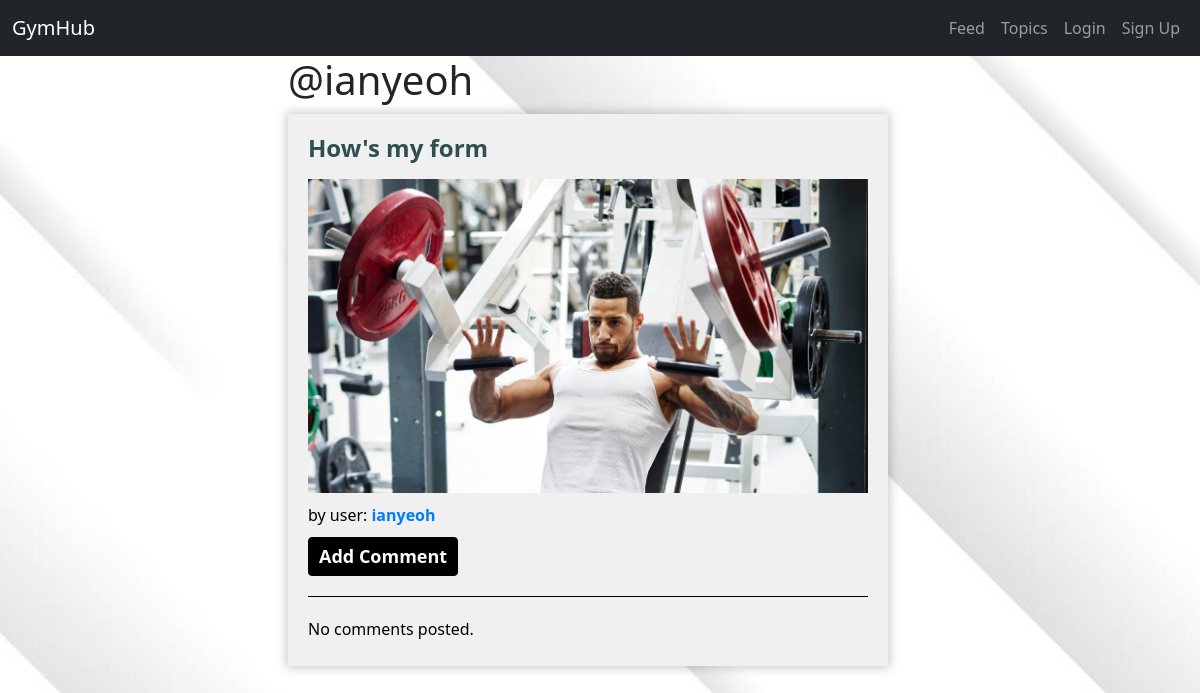
Before: /posts/by/ianyeoh/ with the older database file.
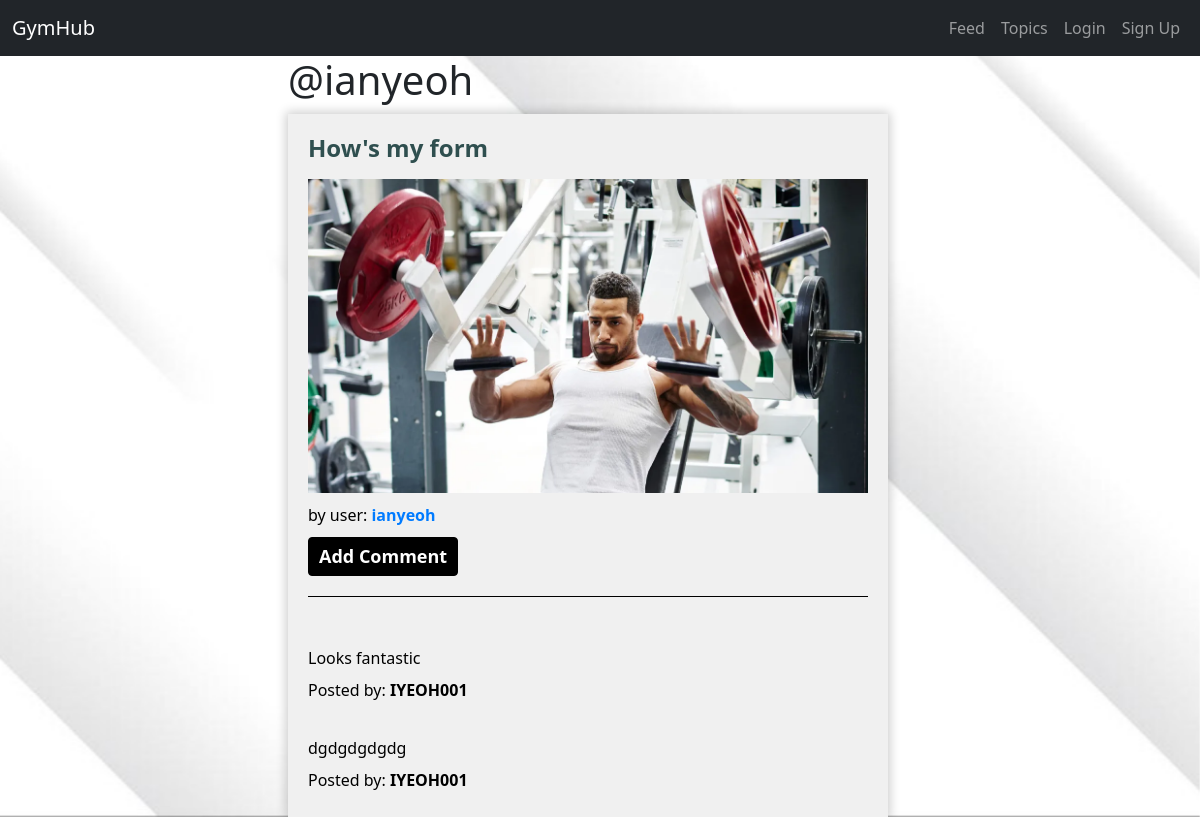
After: the same page with the newer database file.
### posts/models.py (models this page shows, shortened)
class Post(models.Model):
    user = models.ForeignKey(User, related_name="posts",
                             on_delete=models.CASCADE)
    created_at = models.DateTimeField(auto_now=True)
    message = models.TextField()
    message_html = models.TextField(editable=False)
    group = models.ForeignKey(
        Group, related_name="posts", null=True, blank=True, on_delete=models.CASCADE)
    image = models.ImageField(upload_to='images/', null=True, blank=True)
    class Meta:
        ordering = ["-created_at"]

class Comment(models.Model):
    post = models.ForeignKey(Post, related_name='comments', on_delete=models.CASCADE)
    author = models.ForeignKey(User, related_name='comments', on_delete=models.CASCADE)
    text = models.TextField(validators=[MaxLengthValidator(2200)])
    created_at = models.DateTimeField(auto_now_add=True)
    updated_at = models.DateTimeField(auto_now=True)
    class Meta:
        ordering = ['-created_at']

### posts/views.py (the view)
# urls.py: path("by/<username>/", views.UserPosts.as_view(), name="for_user"),
class UserPosts(generic.ListView):
    model = models.Post
    template_name = "posts/user_post_list.html"
    def get_queryset(self):
        try:
            self.post_user = User.objects.prefetch_related("posts").get(
                username__iexact=self.kwargs.get("username")
            )
        except User.DoesNotExist:
            raise Http404
        else:
            return self.post_user.posts.all()
    def get_context_data(self, **kwargs):
        context = super().get_context_data(**kwargs)
        context["post_user"] = self.post_user
        context['comment_form']= CommentForm()
        return context

### posts/templates/posts/user_post_list.html (shortened to what this page needs)
{% extends 'posts/post_base.html' %}
{% block prepost %}
<div class="container">
<div class="'col-md-4">
	<h1>@{{post_user.username}}</h1>
</div>
{% endblock %}
{% block post_content %}
{% load static %}
<div class="col-md-8">
	{% for post in post_list %}
	{% include 'posts/_post.html' %}
	{% endfor %}
</div>
</div>
{% endblock %}

### posts/templates/posts/_post.html (shortened to what this page needs)
{% load static %}
{% block extra_css %}
<link rel="stylesheet" type="text/css" href="{% static 'css/posts.css' %}">
{% endblock %}
<div class="post media">
	<a href="{% url 'posts:single' username=post.user.username pk=post.pk %}" title=""><h3>{{post.message_html|safe}}</h3></a>
	<div class="media-body">
		{% if post.image %}
		<div class="post_img"><img src="{{ post.image.url }}" width=100% alt="Post Image"></div>
		{% endif %}
		by user:
		<strong><a href="{% url 'posts:for_user' username=post.user.username %}" title="">{{post.user.username}}</a></strong>
	<div class="media-footer">
		<button id="comment-toggle-{{ post.pk }}" class="btn btn-success">Add Comment</button>
	</div>
	<div class="comments">
		{% for comment in post.comments.all %}
  <br>
      <h2>{{ comment.text|safe|linebreaks }}</h2>
      <p>Posted by: <strong>{{ comment.author }}</strong></p>
  {% empty %}
      <p>No comments posted.</p>
  {% endfor %}
	</div>
</div>
</div>

Changed rows visible on the page:
shown differently, row unchanged: Post "How's my form": no longer shows "No comments posted."
added Comment: text "Looks fantastic", author "IYEOH001"
added Comment: text "dgdgdgdgdg", author "IYEOH001"
